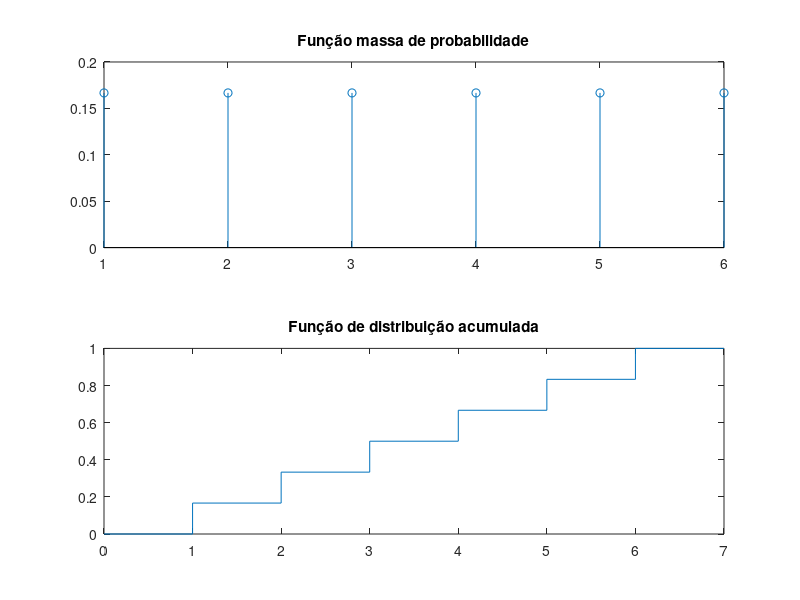

MATLAB code to generate this figure:
clear
close all
clc

fprintf("Secção 2.2, exercício 1\n\n")

x = [1 2 3 4 5 6];
y = [1/6 1/6 1/6 1/6 1/6 1/6];
figure

%% a)
subplot(2,1,1)
stem(x, y)
title("Função massa de probabilidade")


%% b)
subplot(2,1,2)
stairs([0 x 7], [0 cumsum(y) 1])
title("Função de distribuição acumulada")
xlim([0 7])